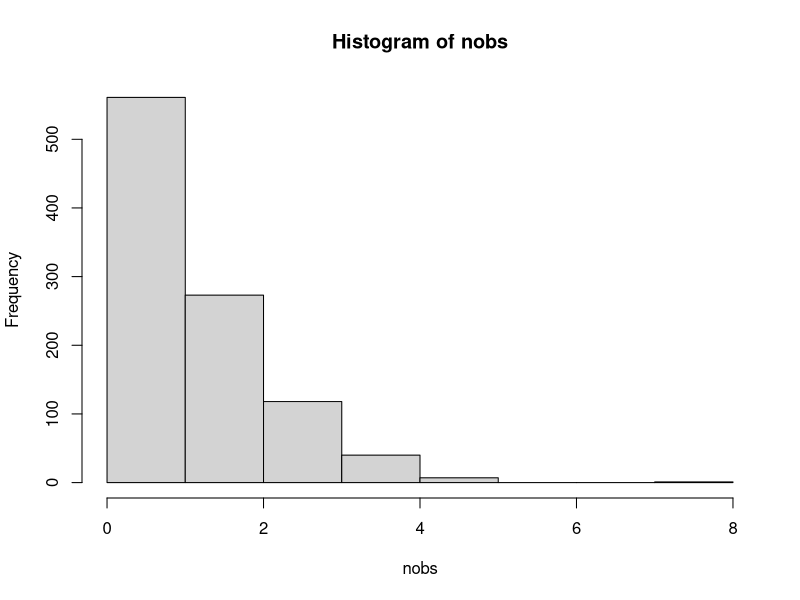
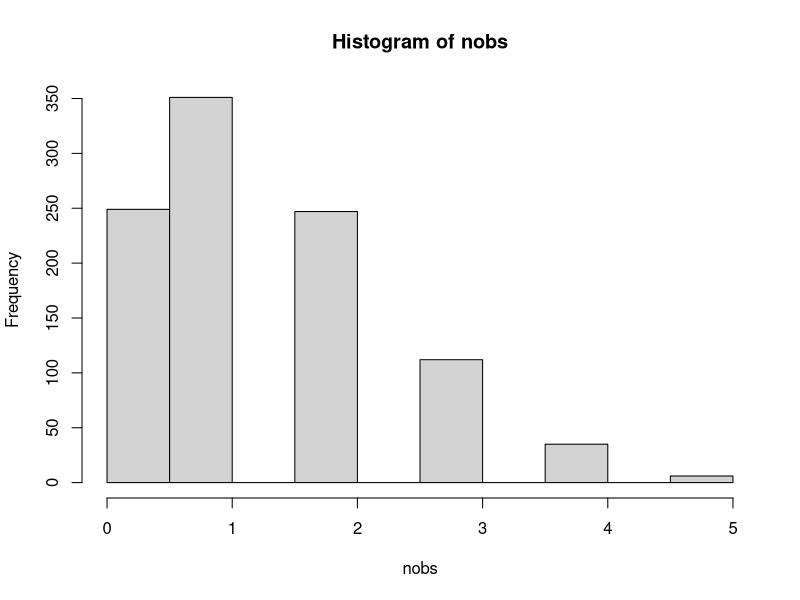
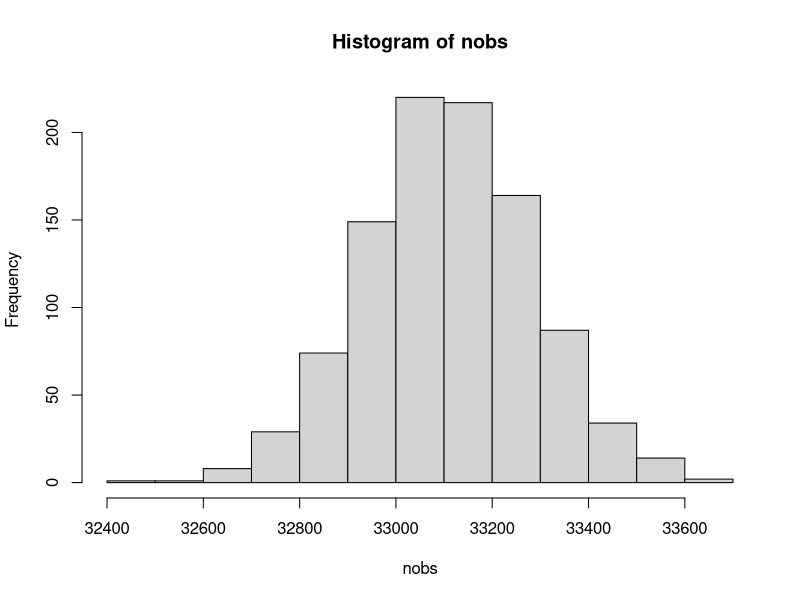
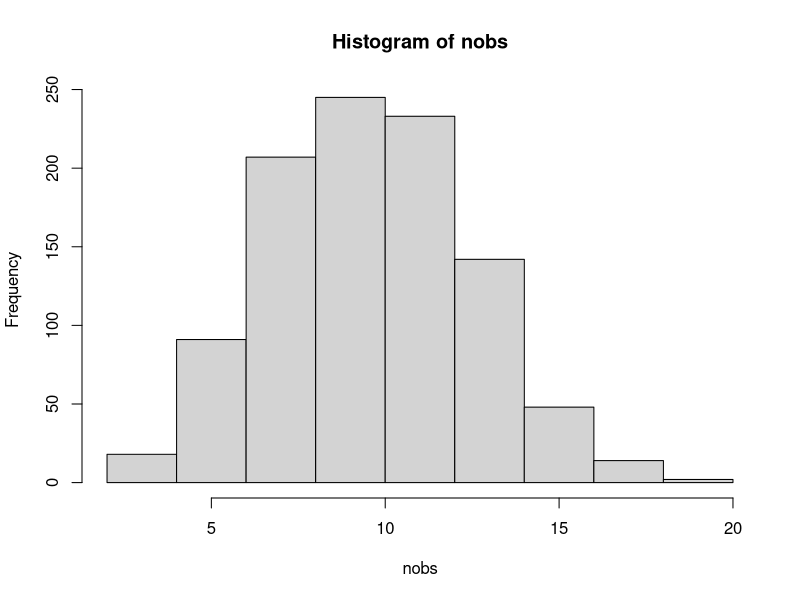
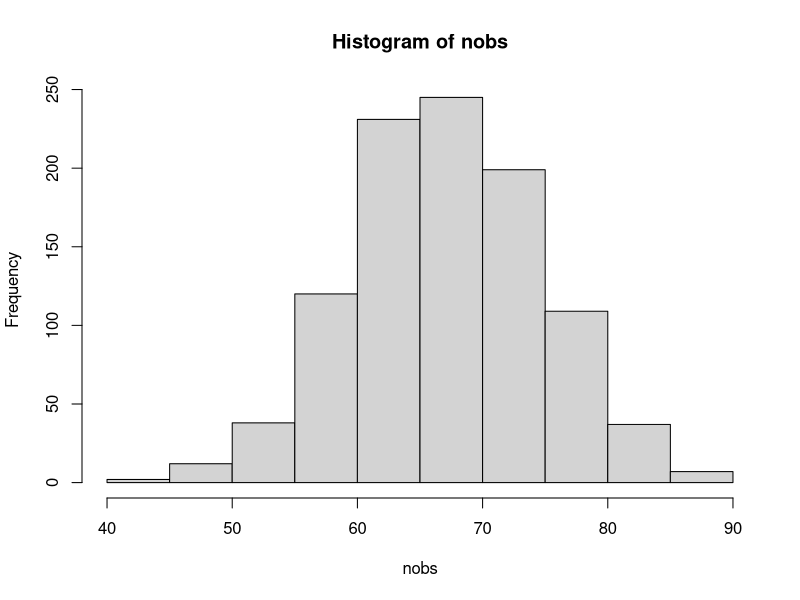

The R script that drew these images, in order:
## ---- chunk 1
knitr::opts_chunk$set(echo = TRUE)
## ---- chunk 2
nsims = 1000
nobs = rep(NA, nsims)
nobs = rbinom(nsims, 14, 0.10)

hist(nobs)
## ---- chunk 3
nsample = 14
nobs = rbinom(nsims, nsample, 0.10)
hist(nobs)
## ---- chunk 4
nsample = 331037
nobs = rbinom(nsims, nsample, 0.10)
hist(nobs)
## ---- chunk 5
nsample = 100
nobs = rbinom(nsims, nsample, 0.10)
hist(nobs)
## ---- chunk 6
nsims = 1000
nobs = rep(NA, nsims)
for(s in 1:nsims){
  dominance <- sample(c("right", "left", "both"), size=400, replace=TRUE, prob=c(1/10,1/10,8/10))
  people <- rep(NA, 400)
  for(i in 1:400){
    if (dominance[i]=="right"){
      people[i] <- rbinom(1,1,0.8)
    }else if (dominance[i]=="left"){
      people[i] <- rbinom(1,1,0.1)
    }else if (dominance[i]=="both"){
      people[i] <- rbinom(1,1,0.1)
    }
  }
  nobs[s] <- sum(people)
}
hist(nobs)
